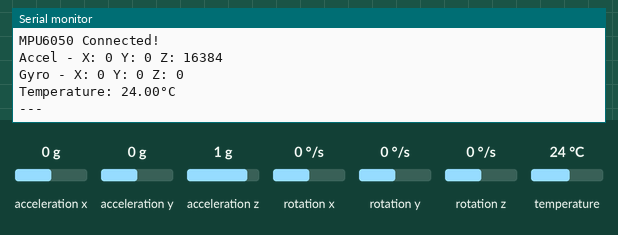
Bench run of a sketch on a simulated Arduino Uno, built with avr-gcc and run on an emulated ATmega328P. On the bench: the last lines printed to the serial monitor. Inputs (shaded band) come from the test bench; at power-on: acceleration x 0 g, acceleration y 0 g, acceleration z 1 g, rotation x 0 °/s, rotation y 0 °/s, rotation z 0 °/s, temperature 24 °C.

Above: at 1.3 s.
1.4 s: acceleration x set to -1.4 g
2.9 s: acceleration y set to -1.4 g
4.4 s: acceleration z set to -1.4 g
5.9 s: rotation x set to -192 °/s
At 7.1 s:
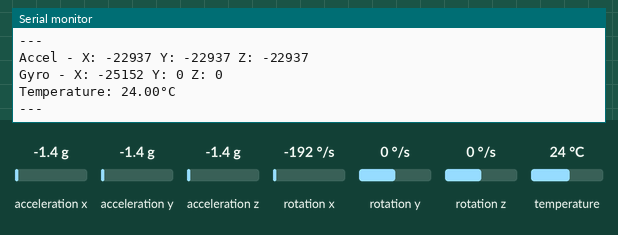
7.4 s: rotation y set to -192 °/s
At 9.0 s:
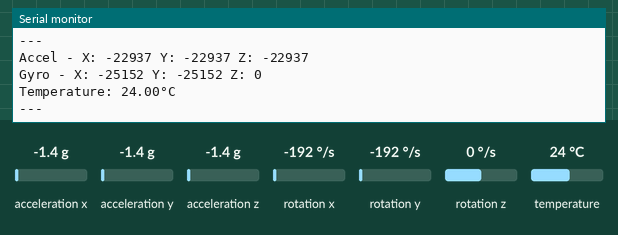

Measured:
- after the input at 5.9 s, the serial monitor: prints a new line after 0.38 s (image 1)
- after the input at 7.4 s, the serial monitor: prints a new line after 0.95 s (image 2)

The sketch:

arduino.ino
```cpp
// use MPU6050 lib by Electronic Cats
#include <Wire.h>
#include <MPU6050.h>

MPU6050 mpu;

void setup() {
  Serial.begin(9600);
  Wire.begin();

  delay(100);
  mpu.initialize();

  if (mpu.testConnection()) {
    Serial.println("MPU6050 Connected!");
  } else {
    Serial.println("MPU6050 connection failed");
  }
}

void loop() {
  delay(1000);

  int16_t ax, ay, az;
  int16_t gx, gy, gz;
  int16_t temp;

  mpu.getAcceleration(&ax, &ay, &az);
  mpu.getRotation(&gx, &gy, &gz);
  temp = mpu.getTemperature();  // Raw temperature value

  Serial.print("Accel - X: ");
  Serial.print(ax);
  Serial.print(" Y: ");
  Serial.print(ay);
  Serial.print(" Z: ");
  Serial.println(az);

  Serial.print("Gyro - X: ");
  Serial.print(gx);
  Serial.print(" Y: ");
  Serial.print(gy);
  Serial.print(" Z: ");
  Serial.println(gz);

  // Convert raw temp to Celsius
  float tempC = (temp / 340.0) + 36.53;
  Serial.print("Temperature: ");
  Serial.print(tempC);
  Serial.println("°C");

  Serial.println("---");
}
```
